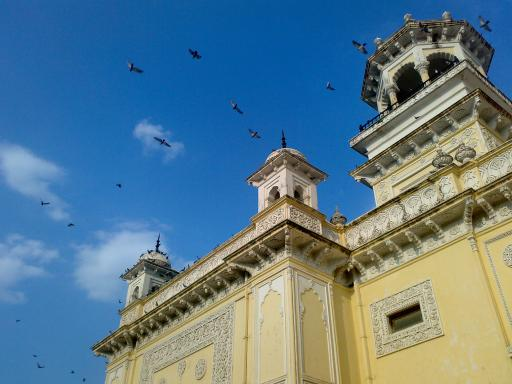
#> input picture Material de lectura Clase IV/Python_Color/home.jpg, 512 x 384 px
$ python PI_03c_Color_kmeans.py
#> lines starting #> are read from the running program, lines starting #| are printed output that depends on the picture; after the words box and inside, x2 and y2 are one past the last pixel; in counts of white or black regions, pixels touching at a corner belong together
import numpy as np
import cv2
import matplotlib.pyplot as plt

# --- Cargo Imagen ----------------------------------------------------------------------------
img = cv2.imread('home.jpg')
#> img is the input picture: shape (384, 512, 3); mean B, G, R 141.2, 123.9, 91.6
img = cv2.cvtColor(img, cv2.COLOR_BGR2RGB)
plt.figure()
plt.imshow(img)
plt.show()

# --- Preparo datos ---------------------------------------------------------------------------
Z = img.reshape((-1,3))   # Genero una matriz de Nx3 con todos los valores de los pixels de la imagen (N = ancho x alto)
Z = np.float32(Z)         # Paso a float
Ncolors = len(np.unique(Z, axis=0))
#> Ncolors = 51711

# --- Aplico K-means para obtener la paleta de colores (Cuantización de colores) --------------
criteria = (cv2.TERM_CRITERIA_EPS + cv2.TERM_CRITERIA_MAX_ITER, 10, 1.0)
#K = 20
# K = 4
K = 8
ret, label, center = cv2.kmeans(Z, K, None, criteria, 10, cv2.KMEANS_RANDOM_CENTERS)
#> ret = 98891372.1; center = [[151.5, 140.8, 102.8], [45.16, 42.07, 27.3], [195.5, 182.2, 131.9], [18.45, 94.54, 164.3], [98.69, 91.42, 64.43], [205.6, 199.2, 172.1], [56.17, 120.4, 180.7], [119, 157.9, 197.6]]

# --- Obtengo la nueva imagen con la nueva paleta de colores ----------------------------------
center = np.uint8(center)
#> center = [[151, 140, 102], [45, 42, 27], [195, 182, 131], [18, 94, 164], [98, 91, 64], [205, 199, 172], [56, 120, 180], [119, 157, 197]]
aux = center[label.flatten()]
imgQ = aux.reshape((img.shape))

plt.figure()
ax1 = plt.subplot(121)
plt.xticks([]), plt.yticks([])
plt.imshow(img), plt.title(f'Imagen Original. Ncolors = {Ncolors}')
plt.subplot(122, sharex=ax1, sharey=ax1), plt.imshow(imgQ), plt.title(f'Imagen con colores cuantizados --> K = {K}')
plt.show(block=False)

# --- Gráfico de torta ------------------------------------------------------------------------
colours, counts = np.unique(imgQ.reshape(-1,3), axis=0, return_counts=1)    # Obtengo colores y cuentas
#> colours = [[18, 94, 164], [45, 42, 27], [56, 120, 180], [98, 91, 64], [119, 157, 197], [151, 140, 102], [195, 182, 131], [205, 199, 172]]; counts = [60084, 10958, 35538, 18063, 9218, 19427, 31420, 11900]
idx = np.argsort(-counts)   # Esto es opcional...
#> idx = [0, 2, 6, 5, 3, 7, 1, 4]
counts = counts[idx]        # Ordeno en base a frecuencia de ocurrencias
#> counts = [60084, 35538, 31420, 19427, 18063, 11900, 10958, 9218]
colours = colours[idx]      #
#> colours = [[18, 94, 164], [56, 120, 180], [195, 182, 131], [151, 140, 102], [98, 91, 64], [205, 199, 172], [45, 42, 27], [119, 157, 197]]
counts_pct = counts/np.sum(counts)*100  # Paso a porcentaje
#> counts_pct = [30.56, 18.08, 15.98, 9.88, 9.19, 6.05, 5.57, 4.69]
# labels = [f'({c[0]},{c[1]},{c[2]})' for c in colours]
# labels = [f'{counts_pct[ii]:5.2f}%  ({colours[ii,0]},{colours[ii,1]},{colours[ii,2]})' for ii in range(len(counts))]
labels = [f'{counts_pct[ii]:6.2f}%  ({colours[ii,0]:3d},{colours[ii,1]:3d},{colours[ii,2]:3d})' for ii in range(len(counts))]
#> labels = [' 30.56%  ( 18, 94,164)', ' 18.08%  ( 56,120,180)', ' 15.98%  (195,182,131)', '  9.88%  (151,140,102)', '  9.19%  ( 98, 91, 64)', '  6.05%  (205,199,172)', '  5.57%  ( 45, 42, 27)', '  4.69%  (119,157,197)']
col = [(c[0]/255., c[1]/255., c[2]/255.) for c in colours]
#> col = [(0.0706, 0.369, 0.643), (0.22, 0.471, 0.706), (0.765, 0.714, 0.514), (0.592, 0.549, 0.4), (0.384, 0.357, 0.251), (0.804, 0.78, 0.675), (0.176, 0.165, 0.106), (0.467, 0.616, 0.773)]

fig= plt.figure(figsize=(9,5))
ax = fig.add_subplot(111)
ax.pie(counts_pct, labels=labels, colors=col)
pos1 = ax.get_position()
pos2 = [0.15, pos1.y0, pos1.width, pos1.height]
ax.set_position(pos2)
plt.legend(title = f"Colores RGB ({K})", bbox_to_anchor=(1.4, 1), loc='upper left', borderaxespad=0.5, fontsize=10)   # https://matplotlib.org/stable/api/_as_gen/matplotlib.pyplot.legend.html
plt.title("Proporción de Colores")
plt.show(block=False)
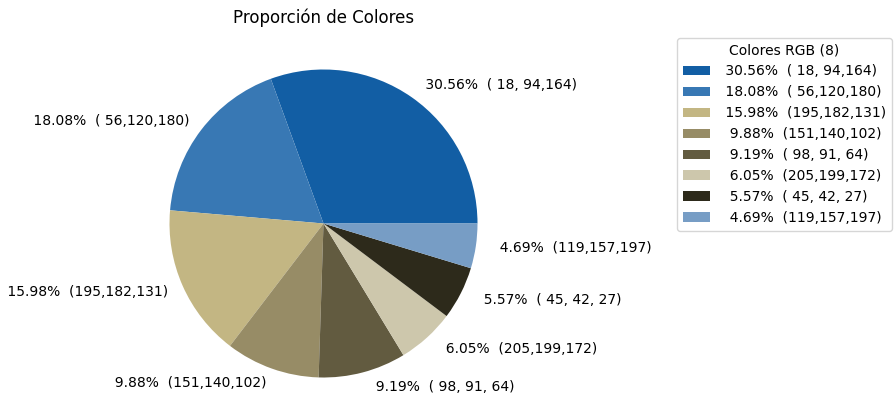
#> figure drawn by matplotlib, 1 panel


# --- Muestro mascaras --------------------------------------------------------
# !!! Esta hecho para kmeans con k=8 !!!
plt.figure()
ax1 = plt.subplot(331)
plt.xticks([]), plt.yticks([]), plt.imshow(img), plt.title('Imagen Original')
for ii in range(8):
    plt.subplot(3,3,ii+2,sharex=ax1,sharey=ax1)
    col_sel = colours[ii]
    mask_R = img[:,:,0] == col_sel[0]
    mask_G = img[:,:,1] == col_sel[1]
    mask_B = img[:,:,2] == col_sel[2]
    mask = np.uint8(mask_R & mask_B & mask_B)*255
    plt.imshow(mask, cmap='gray')
    plt.title(f'Color ({col_sel[0]},{col_sel[1]},{col_sel[2]}): {counts_pct[ii]:5.2f}% ({counts[ii]}) pixels')
#> this loop made 8 passes
#> pass 1, `mask = np.uint8(mask_R & mask_B & mask_B)*255`:
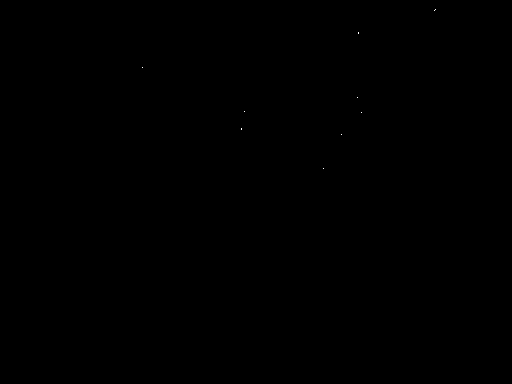
#> mask: shape (384, 512); 0.01% white in thin lines or dots, all inside (x1, y1, x2, y2) = (142, 9, 436, 169)
plt.show(block=False)
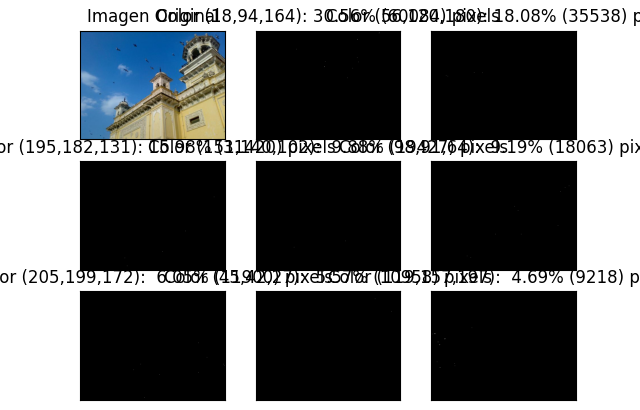
#> figure drawn by matplotlib, 9 panels
# Porque no se ven casi puntos para cada color?? Analizar...

# --- Muestro mascaras --------------------------------------------------------
plt.figure()
ax1 = plt.subplot(331)
plt.xticks([]), plt.yticks([]), plt.imshow(img), plt.title('Imagen Original')
for ii in range(8):
    plt.subplot(3,3,ii+2,sharex=ax1,sharey=ax1)
    col_sel = colours[ii]
    mask_R = imgQ[:,:,0] == col_sel[0]
    mask_G = imgQ[:,:,1] == col_sel[1]
    mask_B = imgQ[:,:,2] == col_sel[2]
    plt.title(f'Color ({col_sel[0]},{col_sel[1]},{col_sel[2]}): {counts_pct[ii]:5.2f}% ({counts[ii]}) pixels')
    # --- Opcion binario -----------------
    # mask = np.uint8(mask_R & mask_B & mask_B)*255
    # plt.imshow(mask, cmap='gray')
    # --- Opcion color --------------------
    mask = mask_R & mask_B & mask_B
    # result = img.copy()     # Mascara sobre la imagen Original...
    result = imgQ.copy()     # Mascara sobre la imagen procesada..
    result[~mask,:] = 0
    plt.imshow(result)
#> this loop made 8 passes
#> pass 1, `mask_R = imgQ[:,:,0] == col_sel[0]`:
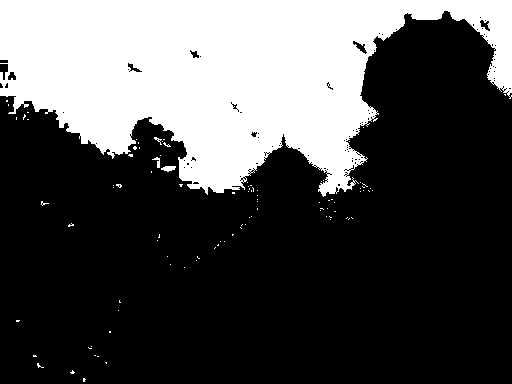
#> mask_R: shape (384, 512) bool; 30.6% white; 97 white regions (93 under 20 px), largest, box (x1, y1, x2, y2) and area: (0, 0, 512, 197) 59662, (161, 166, 176, 172) 62, (152, 157, 160, 168) 38, (154, 137, 162, 145) 23
#> pass 3, `mask_R = imgQ[:,:,0] == col_sel[0]`:
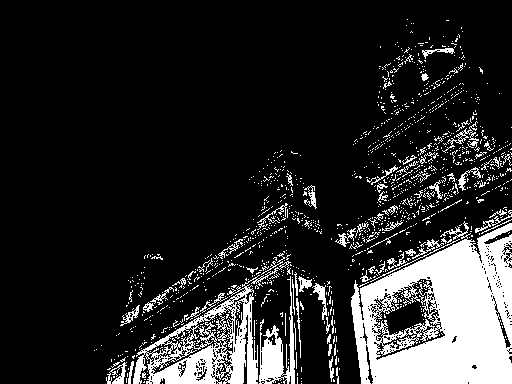
#> mask_R: shape (384, 512) bool; 16% white; 1247 white regions (1165 under 20 px), largest, box (x1, y1, x2, y2) and area: (351, 221, 512, 384) 17026, (133, 261, 291, 384) 5216, (259, 276, 295, 384) 1404
#> after the loop:
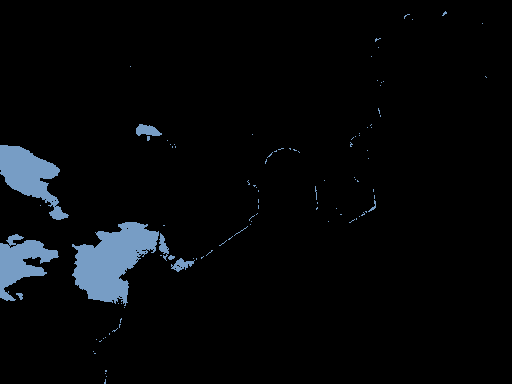
#> result: shape (384, 512, 3); mean R, G, B 5.6, 7.4, 9.2
plt.show(block=False)
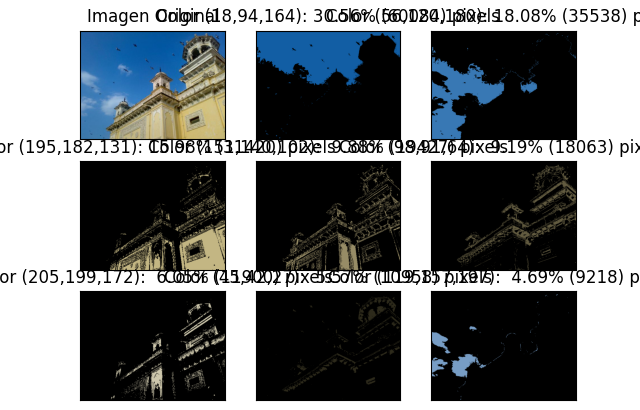
#> figure drawn by matplotlib, 9 panels

$ run again, with Material de lectura Clase IV/Python_Color/cameraman.tif saved as Material de lectura Clase IV/Python_Color/home.jpg
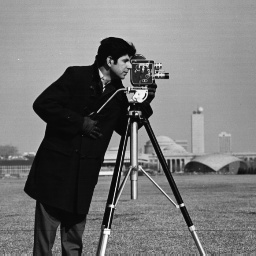
#> input picture Material de lectura Clase IV/Python_Color/cameraman.tif, 256 x 256 px
#> img is the input picture: shape (256, 256, 3); min 4, max 254, mean 118.7
#> Ncolors = 251
#> `ret, label, center = cv2.kmeans(Z, K, None, criteria, 10, cv2.KMEANS_R..`: ret = 8135241.8; center = [[102.8, 102.8, 102.8], [164.1, 164.1, 164.1], [14.19, 14.19, 14.19], [219.8, 219.8, 219.8], [127.6, 127.6, 127.6], [148.5, 148.5, 148.5], [179.9, 179.9, 179.9], [54.81, 54.81, 54.81]]
#> `center = np.uint8(center)`: center = [[102, 102, 102], [164, 164, 164], [14, 14, 14], [219, 219, 219], [127, 127, 127], [148, 148, 148], [179, 179, 179], [54, 54, 54]]
#> `colours, counts = np.unique(imgQ.reshape(-1,3), axis=0, return_counts=1)`: colours = [[14, 14, 14], [54, 54, 54], [102, 102, 102], [127, 127, 127], [148, 148, 148], [164, 164, 164], [179, 179, 179], [219, 219, 219]]; counts = [13800, 3159, 5429, 8482, 8698, 14322, 10771, 875]
#> idx = [5, 0, 6, 4, 3, 2, 1, 7]
#> `counts = counts[idx]`: counts = [14322, 13800, 10771, 8698, 8482, 5429, 3159, 875]
#> `colours = colours[idx]`: colours = [[164, 164, 164], [14, 14, 14], [179, 179, 179], [148, 148, 148], [127, 127, 127], [102, 102, 102], [54, 54, 54], [219, 219, 219]]
#> counts_pct = [21.85, 21.06, 16.44, 13.27, 12.94, 8.28, 4.82, 1.34]
#> labels = [' 21.85%  (164,164,164)', ' 21.06%  ( 14, 14, 14)', ' 16.44%  (179,179,179)', ' 13.27%  (148,148,148)', ' 12.94%  (127,127,127)', '  8.28%  (102,102,102)', '  4.82%  ( 54, 54, 54)', '  1.34%  (219,219,219)']
#> col = [(0.643, 0.643, 0.643), (0.0549, 0.0549, 0.0549), (0.702, 0.702, 0.702), (0.58, 0.58, 0.58), (0.498, 0.498, 0.498), (0.4, 0.4, 0.4), (0.212, 0.212, 0.212), (0.859, 0.859, 0.859)]
#> the loop `for ii in range(8):` made 8 passes
#> pass 1, `mask_R = img[:,:,0] == col_sel[0]`:
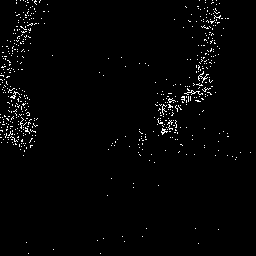
#> mask_R: shape (256, 256) bool; 1.9% white in thin lines or dots
#> after the loop `for ii in range(8):`:
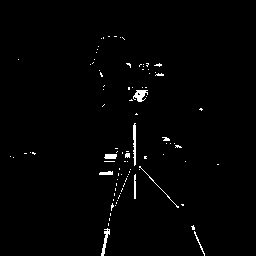
#> result: shape (256, 256, 3); values 0 (black) and 219 (white), 1.3% white in thin lines or dots, all inside (x1, y1, x2, y2) = (10, 36, 219, 256)
